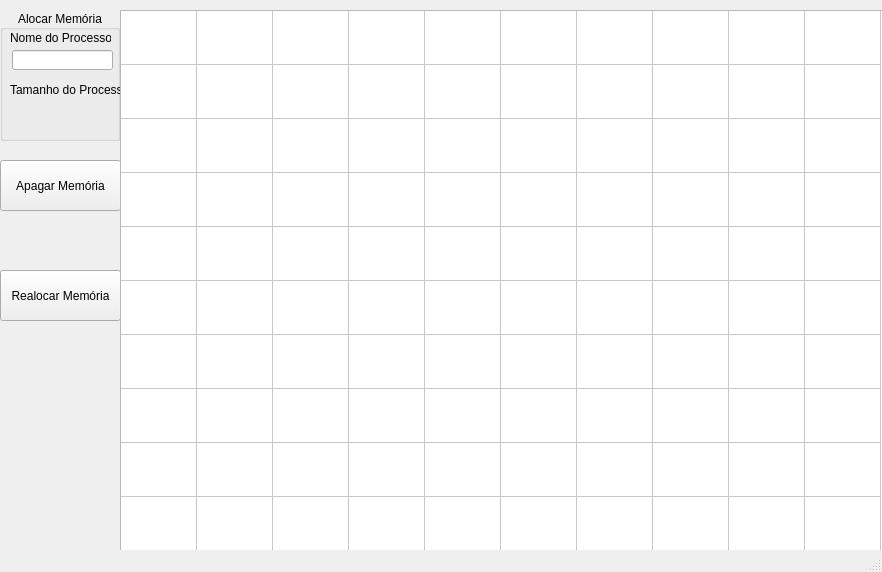
<?xml version="1.0" encoding="UTF-8"?>
<ui version="4.0">
 <class>MainWindow</class>
 <widget class="QMainWindow" name="MainWindow">
  <property name="geometry">
   <rect>
    <x>0</x>
    <y>0</y>
    <width>882</width>
    <height>572</height>
   </rect>
  </property>
  <property name="windowTitle">
   <string>MainWindow</string>
  </property>
  <property name="autoFillBackground">
   <bool>false</bool>
  </property>
  <widget class="QWidget" name="centralwidget">
   <widget class="QPushButton" name="Apagar">
    <property name="geometry">
     <rect>
      <x>0</x>
      <y>160</y>
      <width>121</width>
      <height>51</height>
     </rect>
    </property>
    <property name="text">
     <string>Apagar Memória</string>
    </property>
   </widget>
   <widget class="QPushButton" name="Realocar">
    <property name="geometry">
     <rect>
      <x>0</x>
      <y>270</y>
      <width>121</width>
      <height>51</height>
     </rect>
    </property>
    <property name="text">
     <string>Realocar Memória</string>
    </property>
   </widget>
   <widget class="QTableView" name="tableView">
    <property name="geometry">
     <rect>
      <x>120</x>
      <y>10</y>
      <width>771</width>
      <height>561</height>
     </rect>
    </property>
    <property name="minimumSize">
     <size>
      <width>0</width>
      <height>0</height>
     </size>
    </property>
   </widget>
   <widget class="QTableWidget" name="tableWidget">
    <property name="geometry">
     <rect>
      <x>120</x>
      <y>10</y>
      <width>771</width>
      <height>561</height>
     </rect>
    </property>
    <property name="styleSheet">
     <string notr="true"/>
    </property>
    <property name="gridStyle">
     <enum>Qt::SolidLine</enum>
    </property>
    <property name="sortingEnabled">
     <bool>false</bool>
    </property>
    <property name="cornerButtonEnabled">
     <bool>true</bool>
    </property>
    <property name="rowCount">
     <number>10</number>
    </property>
    <attribute name="horizontalHeaderVisible">
     <bool>false</bool>
    </attribute>
    <attribute name="horizontalHeaderCascadingSectionResizes">
     <bool>false</bool>
    </attribute>
    <attribute name="horizontalHeaderDefaultSectionSize">
     <number>76</number>
    </attribute>
    <attribute name="verticalHeaderVisible">
     <bool>false</bool>
    </attribute>
    <attribute name="verticalHeaderDefaultSectionSize">
     <number>54</number>
    </attribute>
    <row>
     <property name="text">
      <string>A</string>
     </property>
    </row>
    <row>
     <property name="text">
      <string>B</string>
     </property>
    </row>
    <row>
     <property name="text">
      <string>C</string>
     </property>
    </row>
    <row>
     <property name="text">
      <string>D</string>
     </property>
    </row>
    <row>
     <property name="text">
      <string>E</string>
     </property>
    </row>
    <row>
     <property name="text">
      <string>F</string>
     </property>
    </row>
    <row>
     <property name="text">
      <string>G</string>
     </property>
    </row>
    <row>
     <property name="text">
      <string>H</string>
     </property>
    </row>
    <row>
     <property name="text">
      <string>I</string>
     </property>
    </row>
    <row>
     <property name="text">
      <string>J</string>
     </property>
    </row>
    <column>
     <property name="text">
      <string>1</string>
     </property>
    </column>
    <column>
     <property name="text">
      <string>2</string>
     </property>
    </column>
    <column>
     <property name="text">
      <string>3</string>
     </property>
    </column>
    <column>
     <property name="text">
      <string>4</string>
     </property>
    </column>
    <column>
     <property name="text">
      <string>5</string>
     </property>
    </column>
    <column>
     <property name="text">
      <string>6</string>
     </property>
    </column>
    <column>
     <property name="text">
      <string>7</string>
     </property>
    </column>
    <column>
     <property name="text">
      <string>8</string>
     </property>
    </column>
    <column>
     <property name="text">
      <string>9</string>
     </property>
    </column>
    <column>
     <property name="text">
      <string>10</string>
     </property>
    </column>
    <item row="0" column="0">
     <property name="text">
      <string/>
     </property>
    </item>
   </widget>
   <widget class="QGroupBox" name="groupBox">
    <property name="geometry">
     <rect>
      <x>0</x>
      <y>10</y>
      <width>120</width>
      <height>131</height>
     </rect>
    </property>
    <property name="layoutDirection">
     <enum>Qt::LeftToRight</enum>
    </property>
    <property name="autoFillBackground">
     <bool>true</bool>
    </property>
    <property name="title">
     <string>Alocar Memória</string>
    </property>
    <property name="alignment">
     <set>Qt::AlignCenter</set>
    </property>
    <widget class="QLineEdit" name="lineEdit">
     <property name="geometry">
      <rect>
       <x>12</x>
       <y>40</y>
       <width>101</width>
       <height>20</height>
      </rect>
     </property>
    </widget>
    <widget class="QLabel" name="label">
     <property name="geometry">
      <rect>
       <x>10</x>
       <y>20</y>
       <width>101</width>
       <height>16</height>
      </rect>
     </property>
     <property name="text">
      <string>Nome do Processo</string>
     </property>
    </widget>
    <widget class="QLabel" name="label_2">
     <property name="geometry">
      <rect>
       <x>10</x>
       <y>70</y>
       <width>111</width>
       <height>20</height>
      </rect>
     </property>
     <property name="text">
      <string>Tamanho do Processo</string>
     </property>
    </widget>
   </widget>
  </widget>
  <widget class="QStatusBar" name="statusbar"/>
 </widget>
 <resources/>
 <connections/>
</ui>
